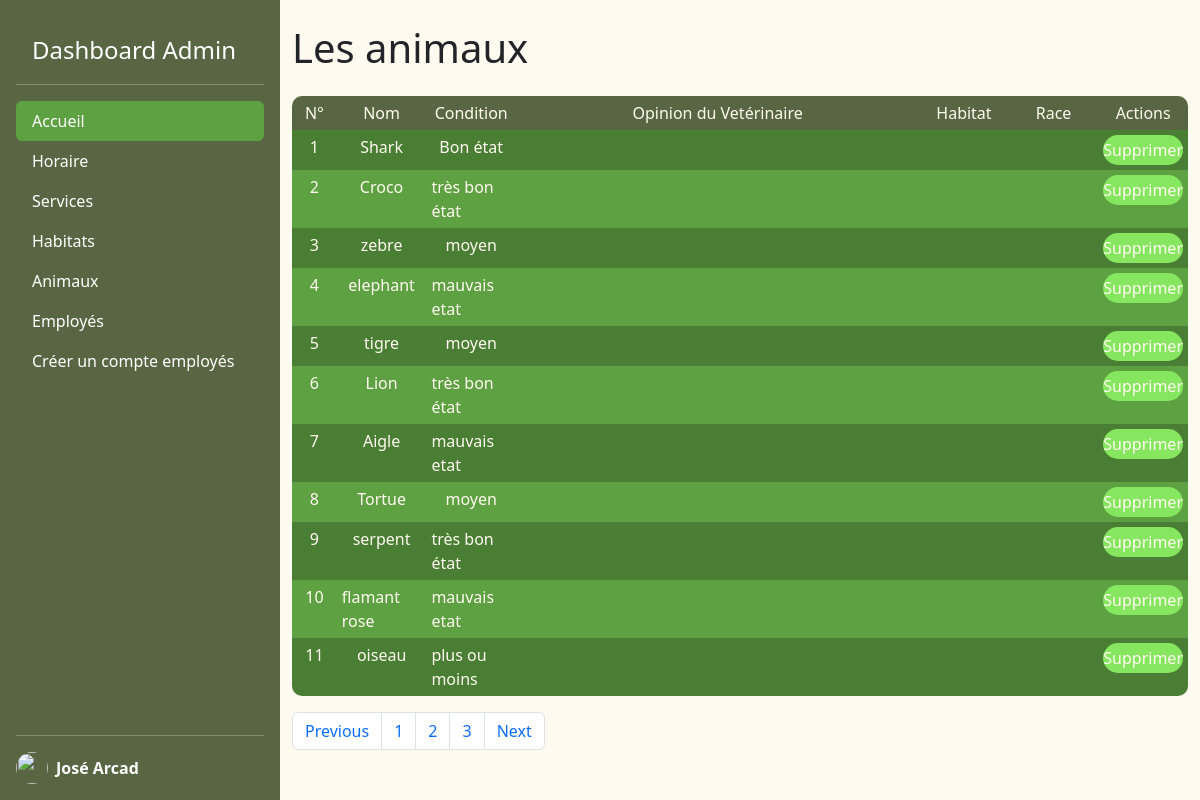
/admin/pages/animals.php, run on the app's committed database.
### tables this page shows
CREATE TABLE IF NOT EXISTS `animal`(
    animal_id INT NOT NULL AUTO_INCREMENT,
    name VARCHAR(50) NOT NULL,
    animal_condition VARCHAR(50) NOT NULL,
    veterinary_opinion_id INT,
    habitat_id INT,
    race_id INT,
    PRIMARY KEY(animal_id),
    FOREIGN KEY(habitat_id) REFERENCES habitat(habitat_id),
    FOREIGN KEY(race_id) REFERENCES race(race_id)
);

### admin/lib/functions.php (called while the page is built, shortened)
<?php
function getAnimals(PDO $pdo) : array
{
    $query = $pdo-> prepare("SELECT * FROM animal");
    $query -> execute();
    $animals = $query->fetchAll(PDO::FETCH_ASSOC);
    return $animals;
}

### admin/pages/animals.php (the view)
<?php
require_once __DIR__ . "../../templates/header.php";
require_once __DIR__ . "../../../lib/pdo.php";
require_once __DIR__ . "../../lib/functions.php";
$animals = getAnimals($pdo);
?>
<div class="container">
    <h1 class="my-4">Les animaux</h1>
    <div class="table">
        <div class="table_head table_head_animals">
            <div class="table_head_text">N°</div>
            <div class="table_head_text">Nom</div>
            <div class="table_head_text">Condition</div>
            <div class="table_head_text">Opinion du Vetérinaire</div>
            <div class="table_head_text">Habitat</div>
            <div class="table_head_text">Race</div>
            <div class="table_head_text">Actions</div>
        </div>
        <?php foreach($animals as $key => $animal){ ?>
            <div class="table_body table_body_animals <?php if ($key % 2 === 0) {echo "striped";} ?>">
                <div class="table_body_text"><?= $animal['animal_id'] ?></div>
                <div class="table_body_text"><?= $animal['name'] ?></div>
                <div class="table_body_text"><?= $animal['animal_condition'] ?></div>
                <div class="table_body_text"><?= $animal['veterinary_opinion_id'] ?></div>
                <div class="table_body_text"><?= $animal['habitat_id'] ?></div>
                <div class="table_body_text"><?= $animal['race_id'] ?></div>
                <a href="#" class="table_head_text actionButton">Supprimer</a>
            </div>
        <?php } ?>
    </div>
    <nav aria-label="Page navigation example">
        <ul class="pagination">
            <li class="page-item"><a class="page-link" href="#">Previous</a></li>
            <li class="page-item"><a class="page-link" href="#">1</a></li>
            <li class="page-item"><a class="page-link" href="#">2</a></li>
            <li class="page-item"><a class="page-link" href="#">3</a></li>
            <li class="page-item"><a class="page-link" href="#">Next</a></li>
        </ul>
    </nav>
</div>
<?php
require_once __DIR__ . "../../templates/footer.php";
?>

### admin/assets/css/styles.css (style rules this page uses)
body { margin: 0; background-color: #fffaef; }
@media screen and (min-width: 993px) { .table { max-height: 75vh; width: 100%; color: #fffaef; overflow: scroll; border-radius: 10px; } }
@media screen and (min-width: 993px) { .table_head { background-color: #596643; } }
@media screen and (min-width: 993px) { .table_body { background-color: #5ea143; } }
@media screen and (min-width: 993px) { .table_body .actionButton { color: #fffaef; text-decoration: none; background-color: #86e660; margin: 5px; border-radius: 15px; height: 30px; padding: 5px; line-height: 20px; } }
@media screen and (min-width: 993px) { .striped { background-color: #497e34; } }
@media screen and (min-width: 993px) { .table_head, .table_body { display: grid; grid-template-columns: 5% 15% 30% 20% 15% 15%; } }
@media screen and (min-width: 993px) { .table_head_text, .table_body_text { display: flex; justify-content: center; padding: 5px; } }
@media screen and (min-width: 993px) { .table_head_animals, .table_body_animals { grid-template-columns: 5% 10% 10% 45% 10% 10% 10%; } }

### data on the page
animal: animal_id "1", name "Shark", animal_condition "Bon état"
animal: animal_id "2", name "Croco", animal_condition "très bon état"
animal: animal_id "3", name "zebre", animal_condition "moyen"
animal: animal_id "4", name "elephant", animal_condition "mauvais etat"
animal: animal_id "5", name "tigre", animal_condition "moyen"
animal: animal_id "6", name "Lion", animal_condition "très bon état"
animal: animal_id "7", name "Aigle", animal_condition "mauvais etat"
animal: animal_id "8", name "Tortue", animal_condition "moyen"
animal: animal_id "9", name "serpent", animal_condition "très bon état"
animal: animal_id "10", name "flamant rose", animal_condition "mauvais etat"
animal: animal_id "11", name "oiseau", animal_condition "plus ou moins…"
